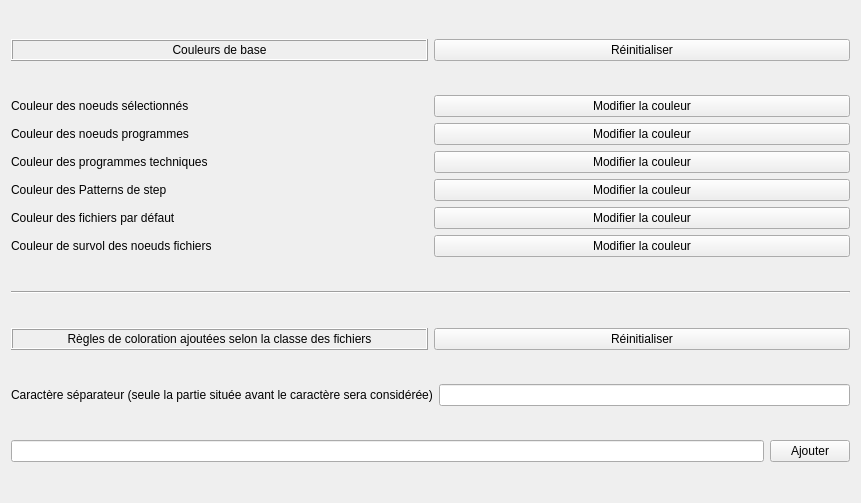
         <widget class="QWidget" name="scrollAreaWidgetContentsColors">
          <property name="geometry">
           <rect>
            <x>0</x>
            <y>0</y>
            <width>861</width>
            <height>503</height>
           </rect>
          </property>
          <layout class="QVBoxLayout" name="verticalLayout_2">
           <item>
            <layout class="QHBoxLayout" name="horizontalLayout_2">
             <item>
              <widget class="QLabel" name="label_26">
               <property name="frameShape">
                <enum>QFrame::Box</enum>
               </property>
               <property name="frameShadow">
                <enum>QFrame::Raised</enum>
               </property>
               <property name="text">
                <string>Couleurs de base</string>
               </property>
               <property name="alignment">
                <set>Qt::AlignCenter</set>
               </property>
              </widget>
             </item>
             <item>
              <widget class="QPushButton" name="pushButtonInitColor">
               <property name="text">
                <string>Réinitialiser</string>
               </property>
              </widget>
             </item>
            </layout>
           </item>
           <item>
            <layout class="QGridLayout" name="gridLayout">
             <item row="6" column="0">
              <widget class="QLabel" name="label_24">
               <property name="text">
                <string>Couleur de survol des noeuds fichiers</string>
               </property>
               <property name="buddy">
                <cstring>pushButtonFileHoverColor</cstring>
               </property>
              </widget>
             </item>
             <item row="6" column="1">
              <widget class="QPushButton" name="pushButtonFileHoverColor">
               <property name="text">
                <string>Modifier la couleur</string>
               </property>
              </widget>
             </item>
             <item row="2" column="1">
              <widget class="QPushButton" name="pushButtonProgramColor">
               <property name="text">
                <string>Modifier la couleur</string>
               </property>
              </widget>
             </item>
             <item row="5" column="1">
              <widget class="QPushButton" name="pushButtonDefaultFileColor">
               <property name="text">
                <string>Modifier la couleur</string>
               </property>
              </widget>
             </item>
             <item row="5" column="0">
              <widget class="QLabel" name="label_23">
               <property name="text">
                <string>Couleur des fichiers par défaut</string>
               </property>
               <property name="buddy">
                <cstring>pushButtonDefaultFileColor</cstring>
               </property>
              </widget>
             </item>
             <item row="1" column="0">
              <widget class="QLabel" name="label_20">
               <property name="text">
                <string>Couleur des noeuds sélectionnés</string>
               </property>
               <property name="buddy">
                <cstring>pushButtonSelectedColor</cstring>
               </property>
              </widget>
             </item>
             <item row="1" column="1">
              <widget class="QPushButton" name="pushButtonSelectedColor">
               <property name="text">
                <string>Modifier la couleur</string>
               </property>
              </widget>
             </item>
             <item row="2" column="0">
              <widget class="QLabel" name="label_21">
               <property name="text">
                <string>Couleur des noeuds programmes</string>
               </property>
               <property name="buddy">
                <cstring>pushButtonProgramColor</cstring>
               </property>
              </widget>
             </item>
             <item row="3" column="1">
              <widget class="QPushButton" name="pushButtonTechnicalColor">
               <property name="text">
                <string>Modifier la couleur</string>
               </property>
              </widget>
             </item>
             <item row="3" column="0">
              <widget class="QLabel" name="label_22">
               <property name="text">
                <string>Couleur des programmes techniques</string>
               </property>
               <property name="buddy">
                <cstring>pushButtonTechnicalColor</cstring>
               </property>
              </widget>
             </item>
             <item row="4" column="0">
              <widget class="QLabel" name="label_30">
               <property name="text">
                <string>Couleur des Patterns de step</string>
               </property>
               <property name="buddy">
                <cstring>pushButtonPatternStepColor</cstring>
               </property>
              </widget>
             </item>
             <item row="4" column="1">
              <widget class="QPushButton" name="pushButtonPatternStepColor">
               <property name="text">
                <string>Modifier la couleur</string>
               </property>
              </widget>
             </item>
            </layout>
           </item>
           <item>
            <widget class="Line" name="line_3">
             <property name="orientation">
              <enum>Qt::Horizontal</enum>
             </property>
            </widget>
           </item>
           <item>
            <layout class="QHBoxLayout" name="horizontalLayout_3">
             <item>
              <widget class="QLabel" name="label_25">
               <property name="frameShape">
                <enum>QFrame::Box</enum>
               </property>
               <property name="frameShadow">
                <enum>QFrame::Raised</enum>
               </property>
               <property name="text">
                <string>Règles de coloration ajoutées selon la classe des fichiers</string>
               </property>
               <property name="alignment">
                <set>Qt::AlignCenter</set>
               </property>
              </widget>
             </item>
             <item>
              <widget class="QPushButton" name="pushButtonInitColorRules">
               <property name="text">
                <string>Réinitialiser</string>
               </property>
              </widget>
             </item>
            </layout>
           </item>
           <item>
            <layout class="QHBoxLayout" name="horizontalLayout_4">
             <item>
              <widget class="QLabel" name="label_31">
               <property name="text">
                <string>Caractère séparateur (seule la partie située avant le caractère sera considérée)</string>
               </property>
               <property name="buddy">
                <cstring>lineEditSeparator</cstring>
               </property>
              </widget>
             </item>
             <item>
              <widget class="QLineEdit" name="lineEditSeparator">
               <property name="maxLength">
                <number>10</number>
               </property>
              </widget>
             </item>
            </layout>
           </item>
           <item>
            <layout class="QVBoxLayout" name="verticalLayoutColorRules"/>
           </item>
           <item>
            <layout class="QGridLayout" name="gridLayout_5">
             <item row="0" column="1">
              <widget class="QPushButton" name="pushButtonAddColorRule">
               <property name="text">
                <string>Ajouter</string>
               </property>
              </widget>
             </item>
             <item row="0" column="0">
              <widget class="QLineEdit" name="lineEditAddColorRule"/>
             </item>
            </layout>
           </item>
          </layout>
         </widget>
